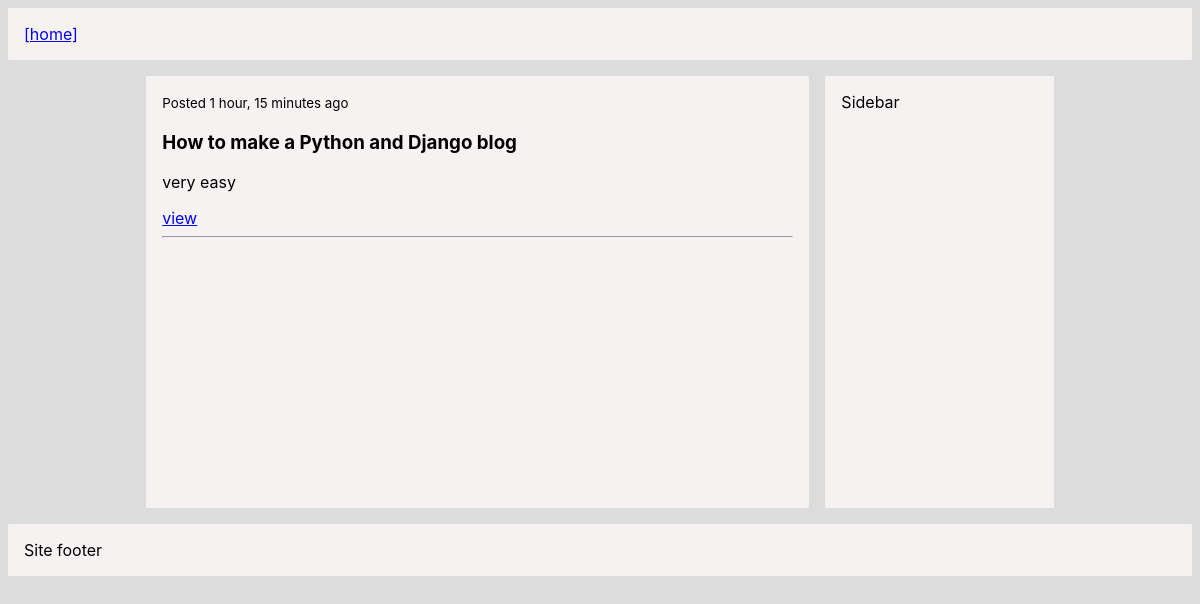
Page /python-and-django on the committed database.
### blog/models.py (models this page shows, shortened)
class Post(models.Model):
    ACTIVE = 'active'
    DRAFT = 'draft'
    CHOICES_STATUS = (
        (ACTIVE, 'Active'),
        (DRAFT, 'Draft')
    )
    category = models.ForeignKey(Category, related_name='posts', on_delete=models.CASCADE)
    title =  models.CharField(max_length=255)
    slug = models.SlugField()
    intro = models.TextField()
    body = models.TextField()
    created_at = models.DateTimeField(auto_now_add=True)
    status = models.CharField(max_length=10, choices=CHOICES_STATUS, default=ACTIVE)
    class Meta:
        ordering = ('-created_at',)

### blog/views.py (the view)
# urls.py: path('<slug:slug>', views.category, name='category_detail'),
def category(request, slug):
    category = get_object_or_404(Category, slug=slug)
    posts = category.posts.filter(status=Post.ACTIVE)
    return render(request, 'blog/category.html', {
        'category': category,
        'posts': posts,
    })

### blog/templates/blog/category.html (shortened to what this page needs)
{% extends 'core/base.html' %}
    {% block content %}
        {% for post in posts %}
            <small>Posted {{ post.created_at|timesince}} ago</small>
            <h3>{{ post.title }}</h3>
            <p>{{ post.intro }}</p>
            <a href="{% url 'post_detail' post.category.slug post.slug %}">view</a>
            <hr />
        {% empty %}
            couldn't find any post for category: {{ category.title }}
        {% endfor %}
    {% endblock %}

### core/templates/core/base.html (style rules this page uses)
html { font-family: -apple-system, BlinkMacSystemFont, "Segoe UI", "Roboto", "Helvetica Neue", Arial, sans-serif, "Apple Color Emoji", "Segoe UI Emoji", "Segoe UI Symbol"; }
body { background-color: gainsboro; margin: 0; padding: 0; }
body { display: grid; grid-template-areas: "h h h h h" ". m m a ." ". m m a ." "f f f f f"; }

### rows in the picture
Post: created_at "1 hour, 15 minutes", title "How to make a Python and Django blog", intro "very easy"
